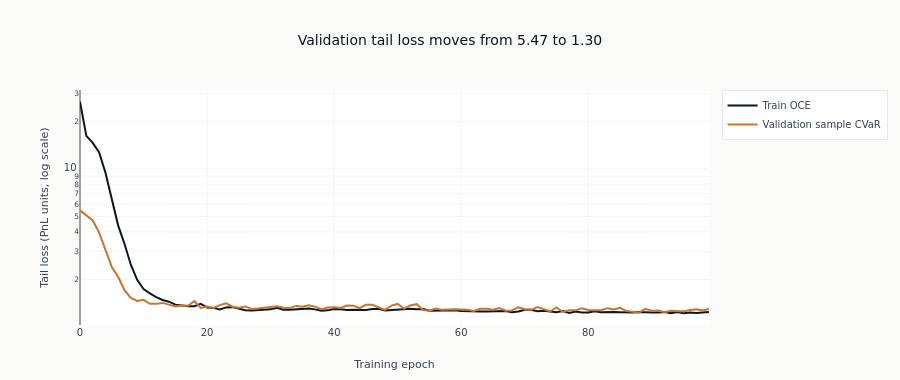

Notebook source saved alongside this figure:
### Markdown cell above
### Learning Curves

A log scale shows proportional changes across the optimization path. The two lines measure related
but different quantities: minibatch OCE during fitting and sample CVaR on validation.

### Code cell
all_curve_losses = np.array(train_oce_losses + validation_cvar_losses)
if np.any(all_curve_losses <= 0):
    raise RuntimeError("Learning-curve log scale requires positive tail losses")
fig = go.Figure()
fig.add_trace(
    go.Scatter(y=train_oce_losses, name="Train OCE", mode="lines", line=dict(color=COLORS["blue"]))
)
fig.add_trace(
    go.Scatter(
        y=validation_cvar_losses,
        name="Validation sample CVaR",
        mode="lines",
        line=dict(color=COLORS["copper"]),
    )
)
fig.update_layout(
    title=(
        f"Validation tail loss moves from {validation_cvar_losses[0]:.2f} "
        f"to {validation_cvar_losses[-1]:.2f}"
    ),
    xaxis_title="Training epoch",
    yaxis_title="Tail loss (PnL units, log scale)",
    yaxis_type="log",
    height=380,
    margin=dict(t=90, b=55),
)
fig.show()

### Figure 1 — Plotly figure (JSON) as saved in the notebook; plotly's stock layout.template omitted (floating-point values rounded to 4 significant figures)
{"data": [{"line": {"color": "#0a1628"}, "mode": "lines", "name": "Train OCE", "type": "scatter", "y": [26.58, 16.17, 14.61, 12.76, 9.492, 6.459, 4.397, 3.366, 2.479, 1.99, 1.738, 1.635, 1.544, 1.484, 1.447, 1.386, 1.366, 1.352, 1.355, 1.4, 1.33, 1.322, 1.292, 1.331, 1.337, 1.303, 1.278, 1.275, 1.285, 1.288, 1.294, 1.326, 1.288, 1.288, 1.293, 1.302, 1.309, 1.294, 1.27, 1.275, 1.301, 1.296, 1.28, 1.288, 1.291, 1.282, 1.301, 1.305, 1.273, 1.279, 1.293, 1.302, 1.304, 1.294, 1.3, 1.27, 1.272, 1.262, 1.262, 1.276, 1.263, 1.26, 1.246, 1.253, 1.256, 1.254, 1.258, 1.264, 1.239, 1.253, 1.287, 1.287, 1.258, 1.268, 1.255, 1.24, 1.261, 1.228, 1.253, 1.236, 1.237, 1.26, 1.243, 1.249, 1.246, 1.243, 1.234, 1.238, 1.247, 1.237, 1.238, 1.237, 1.246, 1.223, 1.244, 1.224, 1.234, 1.228, 1.232, 1.244]}, {"line": {"color": "#C87533"}, "mode": "lines", "name": "Validation sample CVaR", "type": "scatter", "y": [5.465, 5.073, 4.722, 3.969, 3.107, 2.392, 2.079, 1.712, 1.53, 1.463, 1.487, 1.404, 1.407, 1.422, 1.387, 1.349, 1.368, 1.365, 1.462, 1.319, 1.347, 1.322, 1.377, 1.412, 1.345, 1.327, 1.35, 1.302, 1.312, 1.324, 1.341, 1.352, 1.325, 1.318, 1.361, 1.346, 1.372, 1.346, 1.297, 1.328, 1.334, 1.32, 1.368, 1.366, 1.319, 1.381, 1.383, 1.335, 1.285, 1.367, 1.401, 1.309, 1.37, 1.396, 1.284, 1.27, 1.311, 1.285, 1.295, 1.296, 1.292, 1.287, 1.265, 1.306, 1.306, 1.289, 1.321, 1.268, 1.275, 1.334, 1.297, 1.285, 1.339, 1.303, 1.254, 1.331, 1.245, 1.279, 1.276, 1.314, 1.284, 1.277, 1.276, 1.317, 1.291, 1.324, 1.261, 1.251, 1.232, 1.305, 1.266, 1.274, 1.239, 1.27, 1.261, 1.253, 1.284, 1.294, 1.274, 1.303]}], "layout": {"height": 380, "margin": {"b": 55, "t": 90}, "title": {"text": "Validation tail loss moves from 5.47 to 1.30"}, "xaxis": {"title": {"text": "Training epoch"}}, "yaxis": {"title": {"text": "Tail loss (PnL units, log scale)"}, "type": "log"}}}
